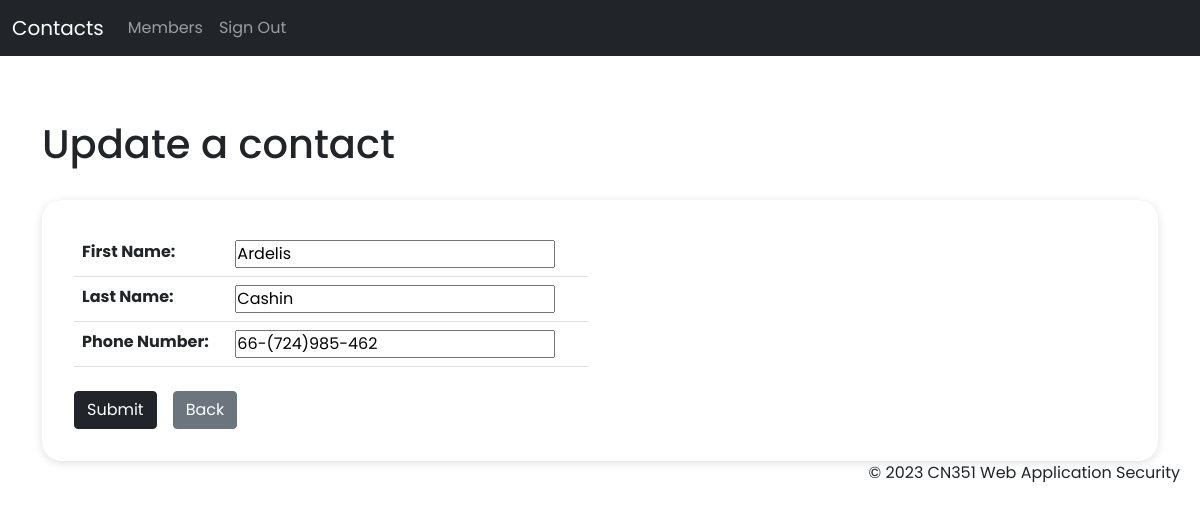
Page /contact/update/8 (signed in) on the committed database.
### database/models.py (models this page shows, shortened)
class Contact(models.Model):
    added_by = models.ForeignKey(
        User, on_delete=models.CASCADE, related_name='added_by')
    first_name = models.CharField(max_length=64)
    last_name = models.CharField(max_length=64)
    phone_number = models.CharField(max_length=15)

### database/views.py (the view)
# urls.py: path('contact/update/<int:id>', views.update_contact, name='update_contact'),
@login_required
def update_contact(request, id):
    contact = Contact.objects.get(id=id)
    if contact.added_by != request.user:
        raise PermissionDenied
    else:
        if request.method == "POST":
            form = ContactForm(instance=contact, data=request.POST)
            if form.is_valid():
                form.save()
                return redirect('index')
        else:
            form = ContactForm(instance=contact)
    data = {'form': form}
    return render(request, 'update_contact.html', data)

### database/models.py
class ContactForm(forms.ModelForm):
    class Meta:
        model = Contact
        fields = '__all__'
        exclude = ('added_by',)
        labels = {
            'first_name' : 'First Name',
            'last_name' : 'Last Name',
            'phone_number' : 'Phone Number'
        }
    def __init__(self, *args, **kwargs):
        user = kwargs.pop('user', None)
        super(ContactForm, self).__init__(*args, **kwargs)
        if user:
            self.instance.added_by = user

### templates/update_contact.html (shortened to what this page needs)
{% extends 'base.html' %}
{% load static %}
{% block body %}
<div class="container update">
    <div class="header update">
        <h3>Update a contact</h3>
    </div>
    {% if not form.is_valid %}
    <form action="" method="post">
        <div class="row">
            <div class="col-md-6">
                <table class="table">
                    {{ form.as_table }}
                </table>
            </div>
        </div>
        <div class="actions-btn mt-2 d-flex">
            <input type="submit" class="btn btn-dark">
            <button type="" class="btn btn-secondary me-3"><a href="{% url 'index' %}">Back</a></button>
        </div>
    </form>
    {% endif %}
</div>
{% endblock %}

### static/css/style.css (style rules this page uses)
* { margin: 0; padding: 0; font-family: 'Poppins', Arial, sans-serif; }
h3 { font-size: 40px; }
a { text-decoration: none; color: white; }
button { margin-left: 1rem; }
.update, .create, .view { margin-top: 4rem; }
form { margin-top: 2rem; padding: 2rem; border-radius: 20px; box-shadow: rgba(99, 99, 99, 0.2) 0px 2px 8px 0px; }

### rows in the picture
Contact: first_name "Ardelis", last_name "Cashin", phone_number "66-(724)985-462"
